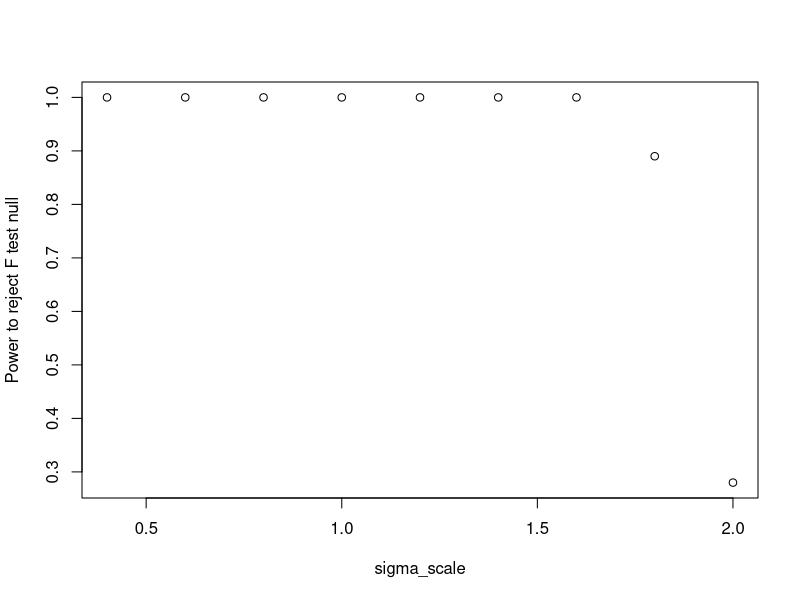
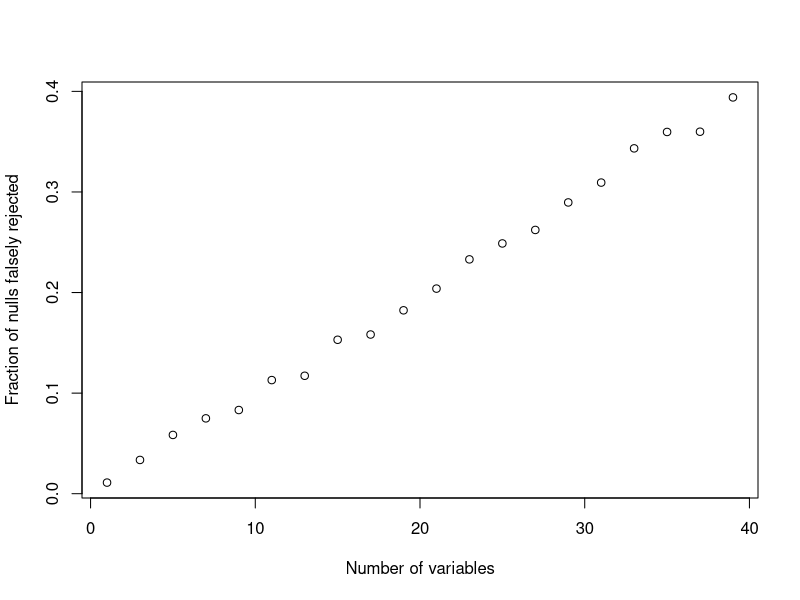
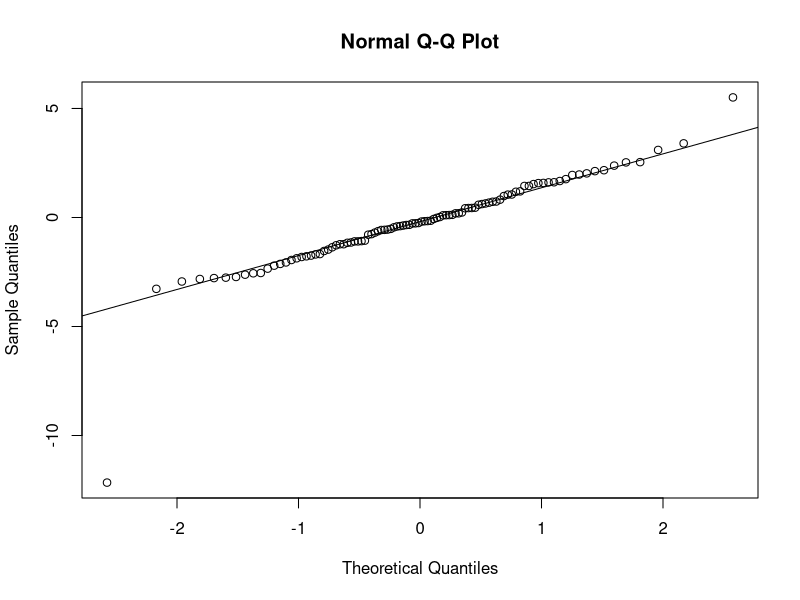
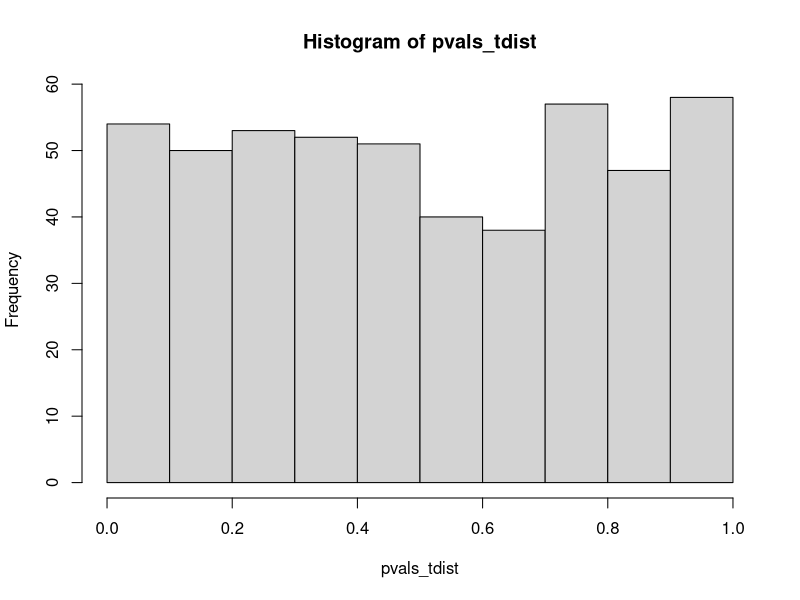
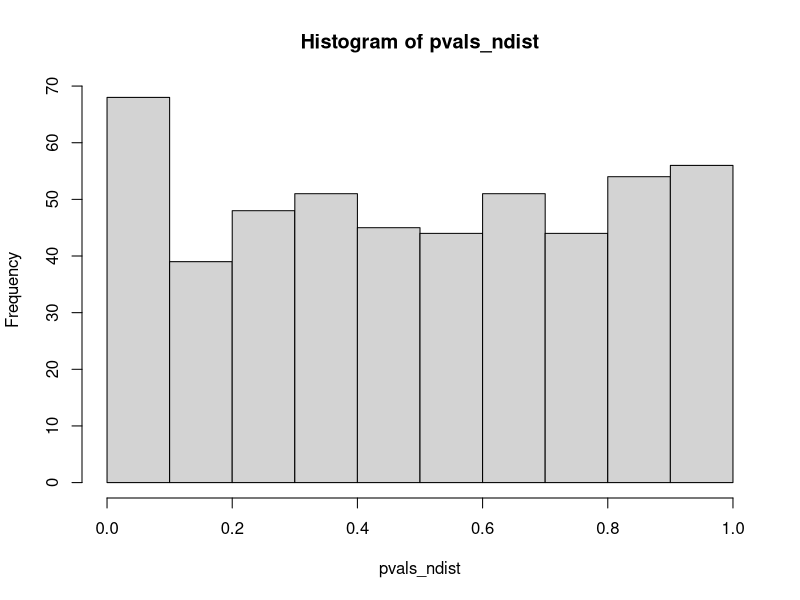

These charts were generated, in order, by the following R code: (Note: this script raises an error after producing the figures.)
## ---- chunk 1
knitr::opts_chunk$set(echo = TRUE)
## ---- chunk 2
# Generate random X with N rows and p columns.
generate_X <- function(N, p) {
  X <- matrix(runif(N * p), nrow=N)

  return(as.data.frame(X))
}
## ---- chunk 3
c
generate_error <- function(X, sigma) {
  return(sigma * rnorm(nrow(X)))
}

# Generate Y using X, beta, and the error.
generate_Y <- function(X, beta, sigma) {
  return(as.matrix(X) %*% beta + generate_error(X, sigma))
}
## ---- chunk 4
# Return the p value for the F test of a linear model.
f_p_value <- function(fit) {
  fstat <- summary(fit)$fstatistic
  
  pf(fstat["value"], fstat["numdf"], fstat["dendf"], lower.tail=FALSE)
}

# Return the R^2 for a linear model fit.
r_squared <- function(fit) {
  summary(fit)$r.squared
}
## ---- chunk 5
beta <- c(-0.2, 0, -0.8)
sigma <- 0.5 # scale teh normal distribution

# What sample sizes should we try?
#sample_sizes <- 10:100
beta_scale <- seq(0.4, 2, by=0.2)
sigma_scale <- seq(0.4, 2, by=0.2)

# For each sample size, what fraction of the tests were significant?
num_significant <- numeric(length(beta_scale))

# How many times should we try at each sample size?
num_trials <- 100
N <- 50

for (jj in seq_along(sigma_scale)) {
 # beta <- beta*beta_scale[jj]/1.0
  sigma <- sigma*sigma_scale[jj]
  
  for (ii in 1:num_trials) {
    X <- generate_X(N, length(beta))
    Y <- generate_Y(X, beta, sigma)
  
    fit <- lm(Y ~ ., data=X) # . means "all columns"
    
    if (f_p_value(fit) <= 0.05) {
      num_significant[jj] <- num_significant[jj] + 1
    }
  }
}

plot(sigma_scale, num_significant / num_trials,
     xlab="sigma_scale", ylab="Power to reject F test null")
## ---- chunk 6
sigma <- 0.5

# Sample size to try -- needs to be bigger than the number of variables
N <- 100

# How many variables to use in our model
num_variables <- seq(1, 40, by=2)

# For each number of variables, what fraction of the tests were significant?
num_significant <- numeric(length(num_variables))

# How many times should we try?
num_trials <- 50

# what is r squared?
rsq <- numeric(length(num_variables))

for (jj in seq_along(num_variables)) {
  p <- num_variables[jj]

  for (ii in 1:num_trials) {
    X <- generate_X(N, p)
    
    # Don't bother using generate_Y, because beta is 0. It would just do a matrix
    # multiplication with 0 for no purpose.
    Y <- generate_error(X, sigma)
    
    fit <- lm(Y ~ ., data=X)
    # stepwise regression 
    #step_fit <- step(fit, trace=0) # do stepwise regression
    
    # calculate r squared
    rsq[jj] <- rsq[jj]+ summary(fit)$r.squared
    
    #if (length(coef(step_fit)) > 1 && f_p_value(step_fit) <= 0.05) {
    # if (length(coef(fit)) > 1 && f_p_value(fit) <= 0.05) {
    #   num_significant[jj] <- num_significant[jj] + 1
    # }
  }
}

rsq <- rsq/num_trials # take the average of all the r squareds
plot(num_variables,rsq,  #num_significant / num_trials,
     xlab="Number of variables", ylab="Fraction of nulls falsely rejected")
## ---- chunk 7
# Generate errors for all X. The errors are t-distributed with 2 degrees of freedom.
generate_error_t <- function(X, sigma) {
  return(sigma * rt(nrow(X), df=2)) # rt generates random deviates.
}
## ---- chunk 8
data <- rt(100, df=2)
qqnorm(data)
qqline(data)
## ---- chunk 9
# https://stackoverflow.com/questions/5587676/pull-out-p-values-and-r-squared-from-a-linear-regression
lmp <- function (modelobject) {
    if (class(modelobject) != "lm") stop("Not an object of class 'lm' ")
    f <- summary(modelobject)$fstatistic
    p <- pf(f[1],f[2],f[3],lower.tail=F)
    attributes(p) <- NULL
    return(p)
}

sigma <- 0.5

# How many variables to use in our model
p <- 3
N <- c(5, 300) # try a large N and small N

# How many times should we try?
num_trials <- 500

for (jj in N) {
  X <- generate_X(jj, p)
  pvals_tdist <- numeric(length(num_trials))
  pvals_ndist <- numeric(length(num_trials))
  for (ii in 1:num_trials) {
    Y_tdist <- generate_error_t(X, sigma)/sqrt(jj)
    #Y_tdist <- Y_tdist/max(Y_tdist) #scale t distribution so it has the same standard deviation
    Y_ndist <- generate_error(X, sigma)
    fit_t <- lm(Y_tdist ~ ., data=X)
    fit_n <- lm(Y_ndist ~ ., data=X)
    
    pvals_tdist[ii] <- f_p_value(fit_t)
    pvals_ndist[ii] <- f_p_value(fit_n)
  }
  # now make a plot of the pvals.
  hist(pvals_tdist)
  hist(pvals_ndist)
  
  plot(d, col = "red", main = paste0("pval distribution for N=", jj))
  lines(d2)
 legend = c("bottomleft", legend= c("tdist", "ndist"))
 # title(main = paste0("pval distribution for N=", jj))
}
## ---- chunk 10
sigma <- 0.5

# For each number of variables, what fraction of the tests were significant?
num_significant <- numeric(length(num_variables))
num_significant_t <- numeric(length(num_variables))
# How many variables to use in our model
p <- 3
N <- seq(p, 500, by=5) # Sample size
n_pvals_tdist <- numeric(length(N))
n_pvals_ndist <- numeric(length(N))

for (jj in length(N)) {
  n <- N[jj]
  for (ii in 1:num_trials) {
    X <- generate_X(n, p)
    
    Y_tdist <- generate_error_t(X, sigma)/sqrt(n)#scale t distribution so it has the same standard deviation 
    Y_ndist <- generate_error(X, sigma)
    
    fit_t <- lm(Y_tdist ~ ., data=X)
    fit_n <- lm(Y_ndist ~ ., data=X)

    if (length(coef(fit_t)) > 1 && f_p_value(fit_t) <= 0.05) {
      num_significant_t[jj] <- num_significan_tt[jj] + 1
    }
    if (length(coef(fit_n)) > 1 && f_p_value(fit_n) <= 0.05) {
      num_significant_t[jj] <- num_significant_t[jj] + 1
    }
  }
}

# Do you observe any differences in the behavior of the hypothesis test?
     #xlab="N", ylab="Density")

# What do the effects of non-normality appear to be on the F test?
plot( num_significant_t / num_trials,
     xlab="Number of variables", ylab="Fraction of nulls falsely rejected")
lines(num_significant / num_trials)
 legend = c("bottomleft", legend= c("tdist", "ndist"))
